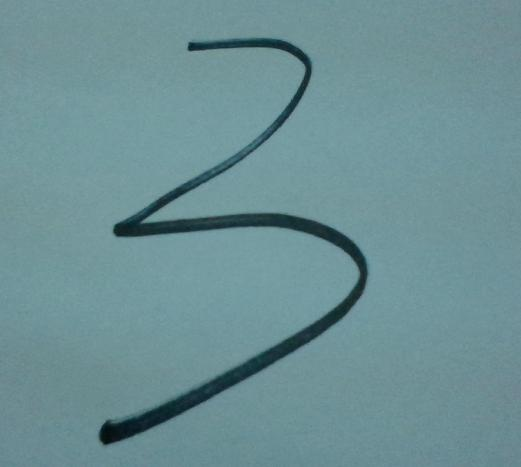
#> input picture capture.jpg, 521 x 467 px
$ python histogram.py
#> lines starting #> are read from the running program, lines starting #| are printed output that depends on the picture
import numpy as np
import PIL
from matplotlib import pyplot
def augment(img):
    img = 255 - img
    #img = img / np.max(img)
    #img = np.power(img, 3)
    #img = img * 255.
    return img

def show_histogram(img_path):
#> called with img_path = 'capture.jpg'
    img = PIL.Image.open(img_path)
#> img is the input picture: PIL image 521x467 RGB; mean R, G, B 108.5, 143.8, 148.6
    img = img.convert("L")
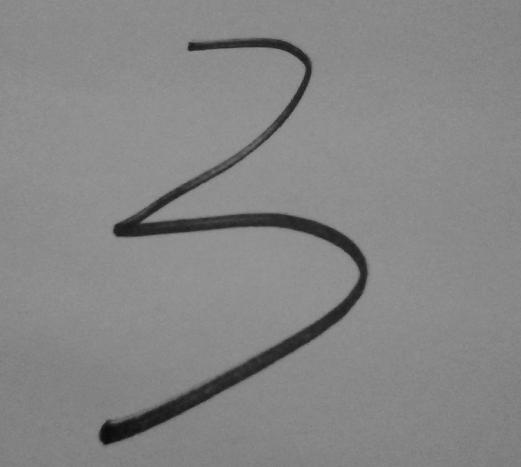
#> img: PIL image 521x467 L; min 10, max 155, mean 133.8
    img = np.array(img)
    img = augment(img)
#> in augment, `img = 255 - img`:
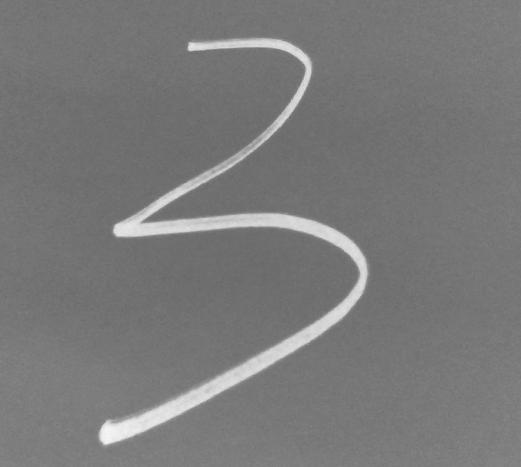
#> img: shape (467, 521); min 100, max 245, mean 121.2
    img = img.astype(np.uint8)
    histogram = np.zeros([256], dtype=np.float32)
    print(img.shape)
#| (467, 521)
    for pixel in img:
        histogram[pixel] += 1
#> after the loop, histogram = 256 values, max 459 at index 119, min 0 at index 0, mean 65.06
    pyplot.figure()
    pyplot.subplot(1, 2, 1)
    pyplot.imshow(img, cmap='gray')
    pyplot.title("Original image")
    pyplot.subplot(1, 2, 2)
    pyplot.bar(np.arange(len(histogram)), histogram)
    pyplot.title("histogram")
    pyplot.show()
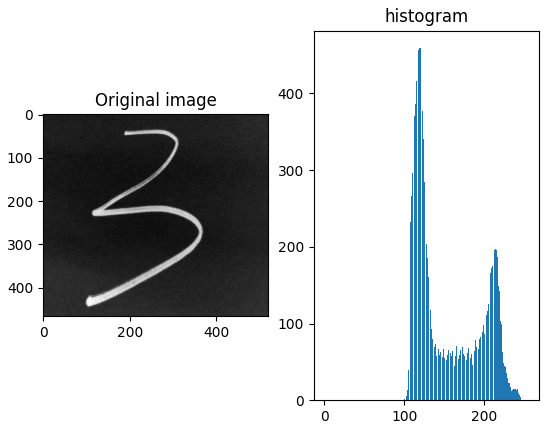
#> figure drawn by matplotlib, 2 panels

if __name__ == "__main__":
    show_histogram("capture.jpg")
